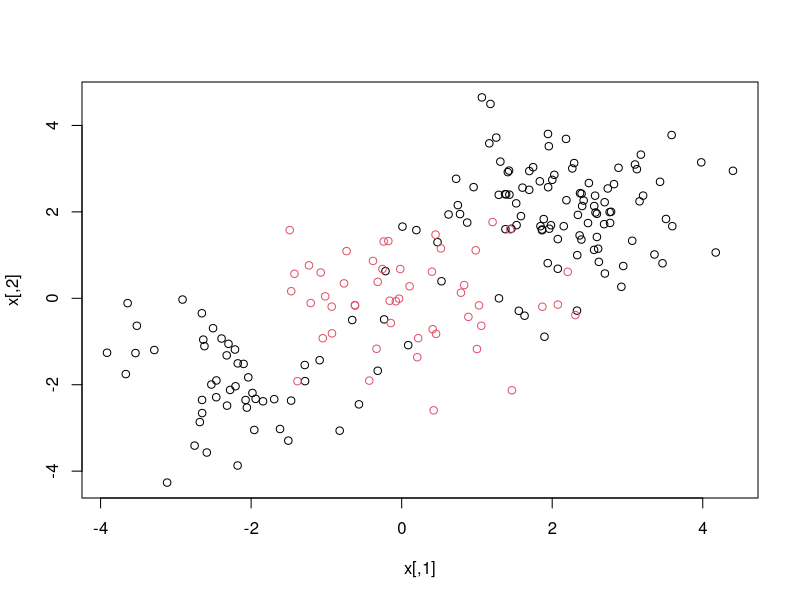
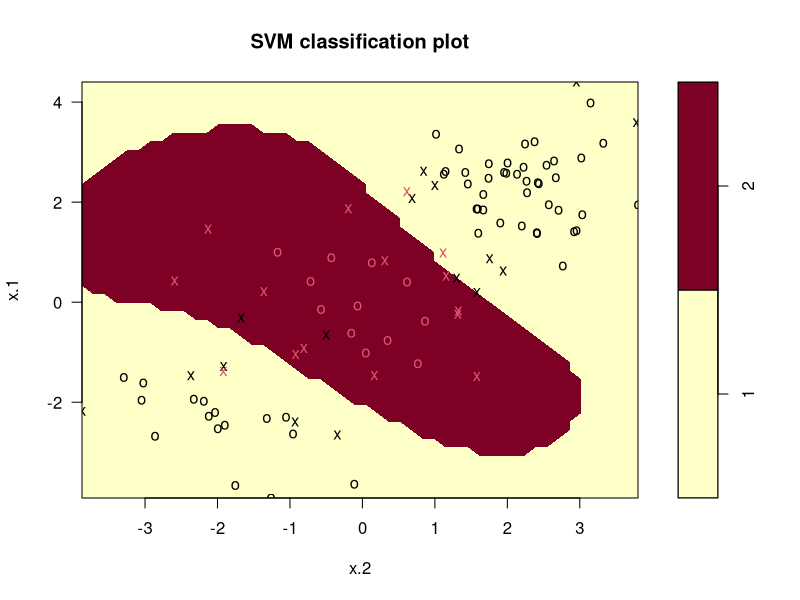
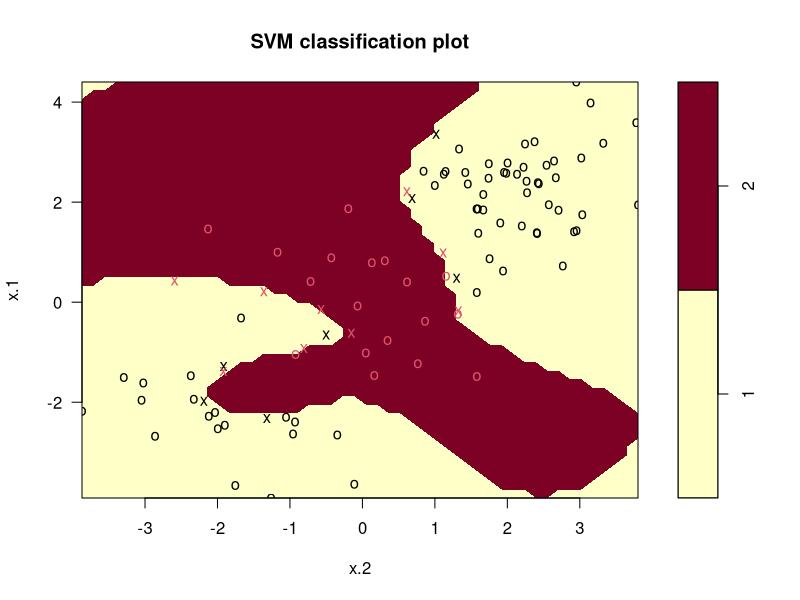
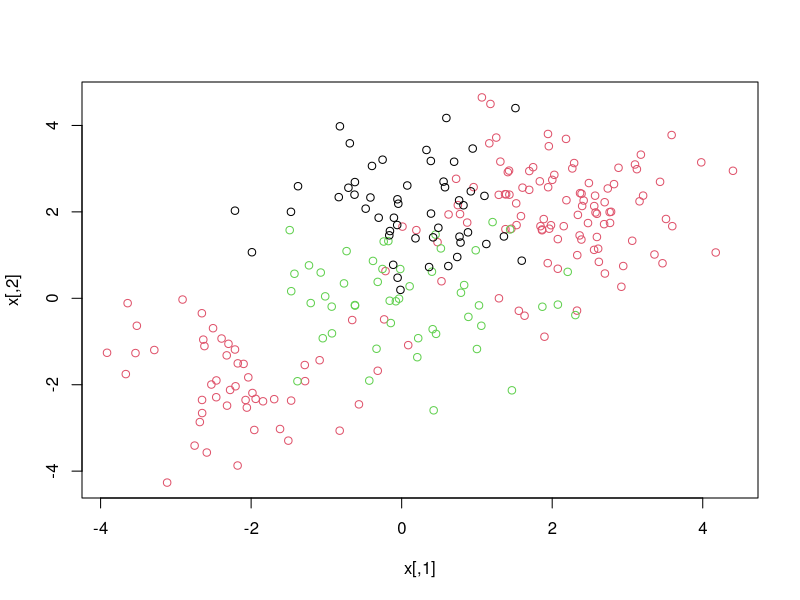
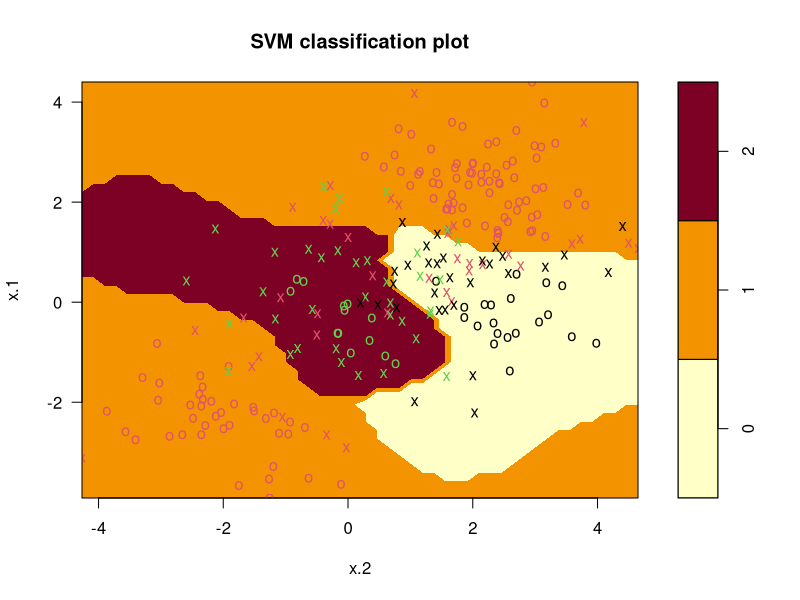
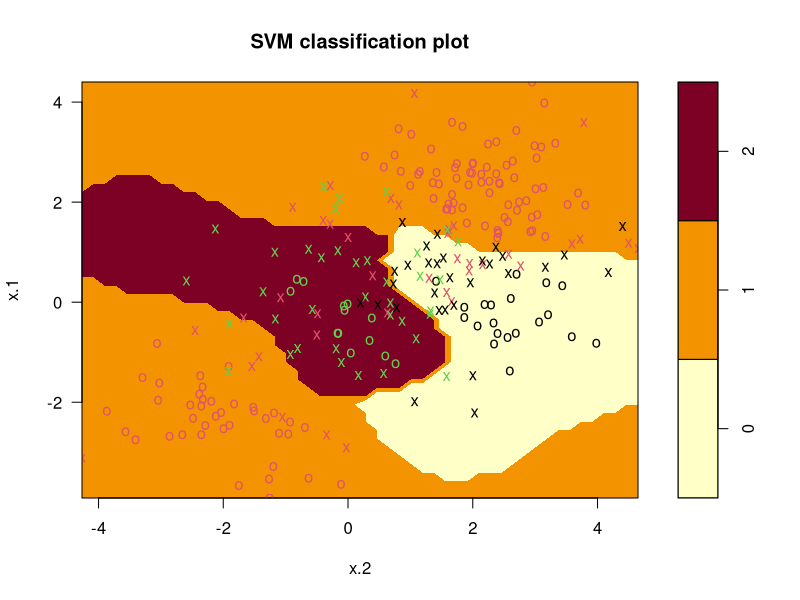

Recreate these plots in R, in order.
## ---- chunk 1
rm(list=ls())
## ---- chunk 2
knitr::opts_chunk$set(echo = TRUE)
## ---- chunk 3
library(e1071)
## ---- chunk 4
set.seed (1)
x=matrix(rnorm (200*2) , ncol =2)
x[1:100,]=x[1:100,]+2
x[101:150,]= x[101:150,] -2
y=c(rep(1 ,150),rep(2 ,50))
dat=data.frame(x=x,y=as.factor (y))
## ---- chunk 5
plot(x, col=y)
## ---- chunk 6
train=sample (200 ,100)
svmfit=svm(y~., data=dat [train ,], kernel ="radial", gamma=1, cost=1)
## ---- chunk 7
plot(svmfit , dat[train ,])
## ---- chunk 8
summary(svmfit)
## ---- chunk 9
svmfit= svm(y~., data=dat [train ,], kernel ="radial",gamma =1,
cost=1e5)
plot(svmfit ,dat [train ,])
## ---- chunk 10
set.seed(1)

tune.out=tune(svm , y~., data=dat[train ,], kernel ="radial",
ranges =list(cost=c(0.1 ,1 ,10 ,100 ,1000),
gamma=c(0.5,1,2,3,4)))

summary (tune.out)
## ---- chunk 11
table(true=dat[-train ,"y"], pred=predict (tune.out$best.model ,
newdata =dat[-train ,]))
## ---- chunk 12
library(ROCR)
library(gplots)
## ---- chunk 13
rocplot = function(pred , truth , ...){
predob = prediction (pred , truth)
perf = performance (predob , "tpr ", "fpr ")
plot(perf ,...)}
## ---- chunk 14
svmfit.opt= svm(y~., data=dat[train ,], kernel ="radial", gamma =2, cost=1, decision.values=TRUE)

fitted= attributes(predict(svmfit.opt ,dat[train ,], decision.values=TRUE))$decision.values
## ---- chunk 15
par(mfrow = c(1,2))
# rocplot(fitted, dat[train, "y"], main = "Training Data")

## ---- chunk 16
svmfit.flex=svm (y~., data=dat[train ,], kernel ="radial",
gamma =50, cost=1, decision.values =T)

fitted=attributes(predict(svmfit.flex ,dat[train ,], decision.values =T))$decision.values

# rocplot (fitted ,dat [train ,"y"], add =T,col ="red ")
## ---- chunk 17
fitted=attributes(predict(svmfit.opt ,dat[-train ,], decision.values =T))$decision.values

# rocplot (fitted ,dat [-train ,"y"], main ="Test Data")

fitted =attributes(predict(svmfit.flex ,dat[-train ,], decision.values=T))$decision.values

# rocplot (fitted ,dat [-train ,"y"], add=T,col =" red ")
## ---- chunk 18
# rm(list=ls())
## ---- chunk 19
library(e1071)

set.seed(1)
x=rbind(x, matrix(rnorm (50*2) , ncol=2))
y=c(y, rep(0,50))
x[y==0,2]= x[y==0 ,2]+2
dat=data.frame(x=x, y=as.factor(y))
par(mfrow=c(1,1))
plot(x,col=(y+1))

svmfit=svm(y~., data=dat , kernel ="radial", cost=10, gamma =1)
plot(svmfit , dat)
## ---- chunk 20
svmfit=svm(y~., data=dat , kernel ="radial", cost=10, gamma =1)
plot(svmfit , dat)
